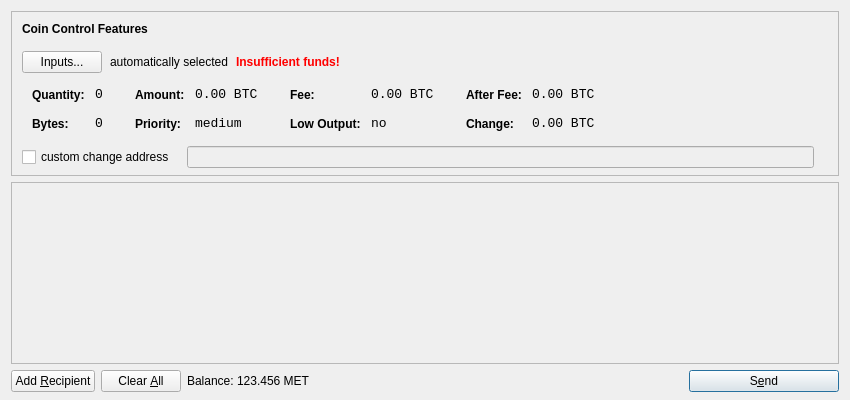
<?xml version="1.0" encoding="UTF-8"?>
<ui version="4.0">
 <class>SendCoinsDialog</class>
 <widget class="QDialog" name="SendCoinsDialog">
  <property name="geometry">
   <rect>
    <x>0</x>
    <y>0</y>
    <width>850</width>
    <height>400</height>
   </rect>
  </property>
  <property name="windowTitle">
   <string>Send Coins</string>
  </property>
  <layout class="QVBoxLayout" name="verticalLayout" stretch="0,1,0">
   <property name="bottomMargin">
    <number>8</number>
   </property>
   <item>
    <widget class="QFrame" name="frameCoinControl">
     <property name="sizePolicy">
      <sizepolicy hsizetype="Expanding" vsizetype="Expanding">
       <horstretch>0</horstretch>
       <verstretch>0</verstretch>
      </sizepolicy>
     </property>
     <property name="maximumSize">
      <size>
       <width>16777215</width>
       <height>16777215</height>
      </size>
     </property>
     <property name="frameShape">
      <enum>QFrame::StyledPanel</enum>
     </property>
     <property name="frameShadow">
      <enum>QFrame::Sunken</enum>
     </property>
     <layout class="QVBoxLayout" name="verticalLayoutCoinControl2">
      <property name="spacing">
       <number>-1</number>
      </property>
      <property name="leftMargin">
       <number>0</number>
      </property>
      <property name="topMargin">
       <number>0</number>
      </property>
      <property name="rightMargin">
       <number>0</number>
      </property>
      <property name="bottomMargin">
       <number>6</number>
      </property>
      <item>
       <layout class="QVBoxLayout" name="verticalLayoutCoinControl" stretch="0,0,0,0,1">
        <property name="spacing">
         <number>0</number>
        </property>
        <property name="leftMargin">
         <number>10</number>
        </property>
        <property name="topMargin">
         <number>10</number>
        </property>
        <item>
         <layout class="QHBoxLayout" name="horizontalLayoutCoinControl1">
          <property name="bottomMargin">
           <number>15</number>
          </property>
          <item>
           <widget class="QLabel" name="labelCoinControlFeatures">
            <property name="sizePolicy">
             <sizepolicy hsizetype="Preferred" vsizetype="Maximum">
              <horstretch>0</horstretch>
              <verstretch>0</verstretch>
             </sizepolicy>
            </property>
            <property name="font">
             <font>
              <weight>75</weight>
              <bold>true</bold>
             </font>
            </property>
            <property name="styleSheet">
             <string notr="true">font-weight:bold;</string>
            </property>
            <property name="text">
             <string>Coin Control Features</string>
            </property>
           </widget>
          </item>
         </layout>
        </item>
        <item>
         <layout class="QHBoxLayout" name="horizontalLayoutCoinControl2" stretch="0,0,0,0">
          <property name="spacing">
           <number>8</number>
          </property>
          <property name="bottomMargin">
           <number>10</number>
          </property>
          <item>
           <widget class="QPushButton" name="pushButtonCoinControl">
            <property name="styleSheet">
             <string notr="true"/>
            </property>
            <property name="text">
             <string>Inputs...</string>
            </property>
           </widget>
          </item>
          <item>
           <widget class="QLabel" name="labelCoinControlAutomaticallySelected">
            <property name="text">
             <string>automatically selected</string>
            </property>
            <property name="margin">
             <number>5</number>
            </property>
           </widget>
          </item>
          <item>
           <widget class="QLabel" name="labelCoinControlInsuffFunds">
            <property name="font">
             <font>
              <weight>75</weight>
              <bold>true</bold>
             </font>
            </property>
            <property name="styleSheet">
             <string notr="true">color:red;font-weight:bold;</string>
            </property>
            <property name="text">
             <string>Insufficient funds!</string>
            </property>
            <property name="margin">
             <number>5</number>
            </property>
           </widget>
          </item>
          <item>
           <spacer name="horizontalSpacerCoinControl">
            <property name="orientation">
             <enum>Qt::Horizontal</enum>
            </property>
            <property name="sizeHint" stdset="0">
             <size>
              <width>40</width>
              <height>1</height>
             </size>
            </property>
           </spacer>
          </item>
         </layout>
        </item>
        <item>
         <widget class="QWidget" name="widgetCoinControl" native="true">
          <property name="sizePolicy">
           <sizepolicy hsizetype="Preferred" vsizetype="Preferred">
            <horstretch>0</horstretch>
            <verstretch>0</verstretch>
           </sizepolicy>
          </property>
          <property name="minimumSize">
           <size>
            <width>0</width>
            <height>0</height>
           </size>
          </property>
          <property name="styleSheet">
           <string notr="true"/>
          </property>
          <layout class="QHBoxLayout" name="horizontalLayoutCoinControl5">
           <property name="margin">
            <number>0</number>
           </property>
           <item>
            <layout class="QHBoxLayout" name="horizontalLayoutCoinControl3" stretch="0,0,0,1">
             <property name="spacing">
              <number>20</number>
             </property>
             <property name="topMargin">
              <number>0</number>
             </property>
             <property name="bottomMargin">
              <number>10</number>
             </property>
             <item>
              <layout class="QFormLayout" name="formLayoutCoinControl1">
               <property name="horizontalSpacing">
                <number>10</number>
               </property>
               <property name="verticalSpacing">
                <number>14</number>
               </property>
               <property name="leftMargin">
                <number>10</number>
               </property>
               <property name="topMargin">
                <number>4</number>
               </property>
               <property name="rightMargin">
                <number>6</number>
               </property>
               <item row="0" column="0">
                <widget class="QLabel" name="labelCoinControlQuantityText">
                 <property name="styleSheet">
                  <string notr="true">font-weight:bold;</string>
                 </property>
                 <property name="text">
                  <string>Quantity:</string>
                 </property>
                 <property name="margin">
                  <number>0</number>
                 </property>
                </widget>
               </item>
               <item row="0" column="1">
                <widget class="QLabel" name="labelCoinControlQuantity">
                 <property name="font">
                  <font>
                   <family>Monospace</family>
                   <pointsize>10</pointsize>
                  </font>
                 </property>
                 <property name="cursor">
                  <cursorShape>IBeamCursor</cursorShape>
                 </property>
                 <property name="contextMenuPolicy">
                  <enum>Qt::ActionsContextMenu</enum>
                 </property>
                 <property name="text">
                  <string notr="true">0</string>
                 </property>
                 <property name="margin">
                  <number>0</number>
                 </property>
                 <property name="textInteractionFlags">
                  <set>Qt::LinksAccessibleByMouse|Qt::TextSelectableByKeyboard|Qt::TextSelectableByMouse</set>
                 </property>
                </widget>
               </item>
               <item row="1" column="0">
                <widget class="QLabel" name="labelCoinControlBytesText">
                 <property name="styleSheet">
                  <string notr="true">font-weight:bold;</string>
                 </property>
                 <property name="text">
                  <string>Bytes:</string>
                 </property>
                </widget>
               </item>
               <item row="1" column="1">
                <widget class="QLabel" name="labelCoinControlBytes">
                 <property name="font">
                  <font>
                   <family>Monospace</family>
                   <pointsize>10</pointsize>
                  </font>
                 </property>
                 <property name="cursor">
                  <cursorShape>IBeamCursor</cursorShape>
                 </property>
                 <property name="contextMenuPolicy">
                  <enum>Qt::ActionsContextMenu</enum>
                 </property>
                 <property name="text">
                  <string notr="true">0</string>
                 </property>
                 <property name="textInteractionFlags">
                  <set>Qt::LinksAccessibleByMouse|Qt::TextSelectableByKeyboard|Qt::TextSelectableByMouse</set>
                 </property>
                </widget>
               </item>
              </layout>
             </item>
             <item>
              <layout class="QFormLayout" name="formLayoutCoinControl2">
               <property name="horizontalSpacing">
                <number>10</number>
               </property>
               <property name="verticalSpacing">
                <number>14</number>
               </property>
               <property name="leftMargin">
                <number>6</number>
               </property>
               <property name="topMargin">
                <number>4</number>
               </property>
               <property name="rightMargin">
                <number>6</number>
               </property>
               <item row="0" column="0">
                <widget class="QLabel" name="labelCoinControlAmountText">
                 <property name="styleSheet">
                  <string notr="true">font-weight:bold;</string>
                 </property>
                 <property name="text">
                  <string>Amount:</string>
                 </property>
                 <property name="margin">
                  <number>0</number>
                 </property>
                </widget>
               </item>
               <item row="0" column="1">
                <widget class="QLabel" name="labelCoinControlAmount">
                 <property name="font">
                  <font>
                   <family>Monospace</family>
                   <pointsize>10</pointsize>
                  </font>
                 </property>
                 <property name="cursor">
                  <cursorShape>IBeamCursor</cursorShape>
                 </property>
                 <property name="contextMenuPolicy">
                  <enum>Qt::ActionsContextMenu</enum>
                 </property>
                 <property name="text">
                  <string notr="true">0.00 BTC</string>
                 </property>
                 <property name="textInteractionFlags">
                  <set>Qt::LinksAccessibleByMouse|Qt::TextSelectableByKeyboard|Qt::TextSelectableByMouse</set>
                 </property>
                </widget>
               </item>
               <item row="1" column="0">
                <widget class="QLabel" name="labelCoinControlPriorityText">
                 <property name="styleSheet">
                  <string notr="true">font-weight:bold;</string>
                 </property>
                 <property name="text">
                  <string>Priority:</string>
                 </property>
                </widget>
               </item>
               <item row="1" column="1">
                <widget class="QLabel" name="labelCoinControlPriority">
                 <property name="font">
                  <font>
                   <family>Monospace</family>
                   <pointsize>10</pointsize>
                  </font>
                 </property>
                 <property name="cursor">
                  <cursorShape>IBeamCursor</cursorShape>
                 </property>
                 <property name="contextMenuPolicy">
                  <enum>Qt::ActionsContextMenu</enum>
                 </property>
                 <property name="text">
                  <string>medium</string>
                 </property>
                 <property name="textInteractionFlags">
                  <set>Qt::LinksAccessibleByMouse|Qt::TextSelectableByKeyboard|Qt::TextSelectableByMouse</set>
                 </property>
                </widget>
               </item>
              </layout>
             </item>
             <item>
              <layout class="QFormLayout" name="formLayoutCoinControl3">
               <property name="horizontalSpacing">
                <number>10</number>
               </property>
               <property name="verticalSpacing">
                <number>14</number>
               </property>
               <property name="leftMargin">
                <number>6</number>
               </property>
               <property name="topMargin">
                <number>4</number>
               </property>
               <property name="rightMargin">
                <number>6</number>
               </property>
               <item row="0" column="0">
                <widget class="QLabel" name="labelCoinControlFeeText">
                 <property name="styleSheet">
                  <string notr="true">font-weight:bold;</string>
                 </property>
                 <property name="text">
                  <string>Fee:</string>
                 </property>
                 <property name="margin">
                  <number>0</number>
                 </property>
                </widget>
               </item>
               <item row="0" column="1">
                <widget class="QLabel" name="labelCoinControlFee">
                 <property name="font">
                  <font>
                   <family>Monospace</family>
                   <pointsize>10</pointsize>
                  </font>
                 </property>
                 <property name="cursor">
                  <cursorShape>IBeamCursor</cursorShape>
                 </property>
                 <property name="contextMenuPolicy">
                  <enum>Qt::ActionsContextMenu</enum>
                 </property>
                 <property name="text">
                  <string notr="true">0.00 BTC</string>
                 </property>
                 <property name="textInteractionFlags">
                  <set>Qt::LinksAccessibleByMouse|Qt::TextSelectableByKeyboard|Qt::TextSelectableByMouse</set>
                 </property>
                </widget>
               </item>
               <item row="1" column="0">
                <widget class="QLabel" name="labelCoinControlLowOutputText">
                 <property name="styleSheet">
                  <string notr="true">font-weight:bold;</string>
                 </property>
                 <property name="text">
                  <string>Low Output:</string>
                 </property>
                </widget>
               </item>
               <item row="1" column="1">
                <widget class="QLabel" name="labelCoinControlLowOutput">
                 <property name="font">
                  <font>
                   <family>Monospace</family>
                   <pointsize>10</pointsize>
                  </font>
                 </property>
                 <property name="cursor">
                  <cursorShape>IBeamCursor</cursorShape>
                 </property>
                 <property name="contextMenuPolicy">
                  <enum>Qt::ActionsContextMenu</enum>
                 </property>
                 <property name="text">
                  <string>no</string>
                 </property>
                 <property name="textInteractionFlags">
                  <set>Qt::LinksAccessibleByMouse|Qt::TextSelectableByKeyboard|Qt::TextSelectableByMouse</set>
                 </property>
                </widget>
               </item>
              </layout>
             </item>
             <item>
              <layout class="QFormLayout" name="formLayoutCoinControl4">
               <property name="horizontalSpacing">
                <number>10</number>
               </property>
               <property name="verticalSpacing">
                <number>14</number>
               </property>
               <property name="leftMargin">
                <number>6</number>
               </property>
               <property name="topMargin">
                <number>4</number>
               </property>
               <property name="rightMargin">
                <number>6</number>
               </property>
               <item row="0" column="0">
                <widget class="QLabel" name="labelCoinControlAfterFeeText">
                 <property name="styleSheet">
                  <string notr="true">font-weight:bold;</string>
                 </property>
                 <property name="text">
                  <string>After Fee:</string>
                 </property>
                 <property name="margin">
                  <number>0</number>
                 </property>
                </widget>
               </item>
               <item row="0" column="1">
                <widget class="QLabel" name="labelCoinControlAfterFee">
                 <property name="font">
                  <font>
                   <family>Monospace</family>
                   <pointsize>10</pointsize>
                  </font>
                 </property>
                 <property name="cursor">
                  <cursorShape>IBeamCursor</cursorShape>
                 </property>
                 <property name="contextMenuPolicy">
                  <enum>Qt::ActionsContextMenu</enum>
                 </property>
                 <property name="text">
                  <string notr="true">0.00 BTC</string>
                 </property>
                 <property name="textInteractionFlags">
                  <set>Qt::LinksAccessibleByMouse|Qt::TextSelectableByKeyboard|Qt::TextSelectableByMouse</set>
                 </property>
                </widget>
               </item>
               <item row="1" column="0">
                <widget class="QLabel" name="labelCoinControlChangeText">
                 <property name="styleSheet">
                  <string notr="true">font-weight:bold;</string>
                 </property>
                 <property name="text">
                  <string>Change:</string>
                 </property>
                </widget>
               </item>
               <item row="1" column="1">
                <widget class="QLabel" name="labelCoinControlChange">
                 <property name="font">
                  <font>
                   <family>Monospace</family>
                   <pointsize>10</pointsize>
                  </font>
                 </property>
                 <property name="cursor">
                  <cursorShape>IBeamCursor</cursorShape>
                 </property>
                 <property name="contextMenuPolicy">
                  <enum>Qt::ActionsContextMenu</enum>
                 </property>
                 <property name="text">
                  <string notr="true">0.00 BTC</string>
                 </property>
                 <property name="textInteractionFlags">
                  <set>Qt::LinksAccessibleByMouse|Qt::TextSelectableByKeyboard|Qt::TextSelectableByMouse</set>
                 </property>
                </widget>
               </item>
              </layout>
             </item>
            </layout>
           </item>
          </layout>
         </widget>
        </item>
        <item>
         <layout class="QHBoxLayout" name="horizontalLayoutCoinControl4" stretch="0,0,0">
          <property name="spacing">
           <number>12</number>
          </property>
          <property name="sizeConstraint">
           <enum>QLayout::SetDefaultConstraint</enum>
          </property>
          <property name="topMargin">
           <number>5</number>
          </property>
          <property name="rightMargin">
           <number>5</number>
          </property>
          <item>
           <widget class="QCheckBox" name="checkBoxCoinControlChange">
            <property name="text">
             <string>custom change address</string>
            </property>
           </widget>
          </item>
          <item>
           <widget class="QLineEdit" name="lineEditCoinControlChange">
            <property name="enabled">
             <bool>false</bool>
            </property>
            <property name="sizePolicy">
             <sizepolicy hsizetype="Expanding" vsizetype="Fixed">
              <horstretch>0</horstretch>
              <verstretch>0</verstretch>
             </sizepolicy>
            </property>
           </widget>
          </item>
          <item>
           <widget class="QLabel" name="labelCoinControlChangeLabel">
            <property name="sizePolicy">
             <sizepolicy hsizetype="Preferred" vsizetype="Expanding">
              <horstretch>0</horstretch>
              <verstretch>0</verstretch>
             </sizepolicy>
            </property>
            <property name="minimumSize">
             <size>
              <width>0</width>
              <height>0</height>
             </size>
            </property>
            <property name="text">
             <string/>
            </property>
            <property name="margin">
             <number>3</number>
            </property>
           </widget>
          </item>
         </layout>
        </item>
        <item>
         <spacer name="verticalSpacerCoinControl">
          <property name="orientation">
           <enum>Qt::Vertical</enum>
          </property>
          <property name="sizeHint" stdset="0">
           <size>
            <width>800</width>
            <height>1</height>
           </size>
          </property>
         </spacer>
        </item>
       </layout>
      </item>
     </layout>
    </widget>
   </item>
   <item>
    <widget class="QScrollArea" name="scrollArea">
     <property name="widgetResizable">
      <bool>true</bool>
     </property>
     <widget class="QWidget" name="scrollAreaWidgetContents">
      <property name="geometry">
       <rect>
        <x>0</x>
        <y>0</y>
        <width>830</width>
        <height>165</height>
       </rect>
      </property>
      <layout class="QVBoxLayout" name="verticalLayout_2">
       <property name="margin">
        <number>0</number>
       </property>
       <item>
        <layout class="QVBoxLayout" name="entries">
         <property name="spacing">
          <number>6</number>
         </property>
        </layout>
       </item>
       <item>
        <spacer name="verticalSpacer">
         <property name="orientation">
          <enum>Qt::Vertical</enum>
         </property>
         <property name="sizeHint" stdset="0">
          <size>
           <width>20</width>
           <height>40</height>
          </size>
         </property>
        </spacer>
       </item>
      </layout>
     </widget>
    </widget>
   </item>
   <item>
    <layout class="QHBoxLayout" name="horizontalLayout">
     <item>
      <widget class="QPushButton" name="addButton">
       <property name="toolTip">
        <string>Send to multiple recipients at once</string>
       </property>
       <property name="text">
        <string>Add &amp;Recipient</string>
       </property>
       <property name="icon">
        <iconset resource="../bitcoin.qrc">
         <normaloff>:/icons/add</normaloff>:/icons/add</iconset>
       </property>
       <property name="autoDefault">
        <bool>false</bool>
       </property>
      </widget>
     </item>
     <item>
      <widget class="QPushButton" name="clearButton">
       <property name="sizePolicy">
        <sizepolicy hsizetype="Minimum" vsizetype="Fixed">
         <horstretch>0</horstretch>
         <verstretch>0</verstretch>
        </sizepolicy>
       </property>
       <property name="toolTip">
        <string>Remove all transaction fields</string>
       </property>
       <property name="text">
        <string>Clear &amp;All</string>
       </property>
       <property name="icon">
        <iconset resource="../bitcoin.qrc">
         <normaloff>:/icons/remove</normaloff>:/icons/remove</iconset>
       </property>
       <property name="autoRepeatDelay">
        <number>300</number>
       </property>
       <property name="autoDefault">
        <bool>false</bool>
       </property>
      </widget>
     </item>
     <item>
      <layout class="QHBoxLayout" name="horizontalLayout_2">
       <property name="spacing">
        <number>3</number>
       </property>
       <item>
        <widget class="QLabel" name="label">
         <property name="text">
          <string>Balance:</string>
         </property>
        </widget>
       </item>
       <item>
        <widget class="QLabel" name="labelBalance">
         <property name="cursor">
          <cursorShape>IBeamCursor</cursorShape>
         </property>
         <property name="text">
          <string>123.456 MET</string>
         </property>
         <property name="textInteractionFlags">
          <set>Qt::LinksAccessibleByMouse|Qt::TextSelectableByKeyboard|Qt::TextSelectableByMouse</set>
         </property>
        </widget>
       </item>
      </layout>
     </item>
     <item>
      <spacer name="horizontalSpacer">
       <property name="orientation">
        <enum>Qt::Horizontal</enum>
       </property>
       <property name="sizeHint" stdset="0">
        <size>
         <width>40</width>
         <height>20</height>
        </size>
       </property>
      </spacer>
     </item>
     <item>
      <widget class="QPushButton" name="sendButton">
       <property name="minimumSize">
        <size>
         <width>150</width>
         <height>0</height>
        </size>
       </property>
       <property name="toolTip">
        <string>Confirm the send action</string>
       </property>
       <property name="text">
        <string>S&amp;end</string>
       </property>
       <property name="icon">
        <iconset resource="../bitcoin.qrc">
         <normaloff>:/icons/send</normaloff>:/icons/send</iconset>
       </property>
       <property name="default">
        <bool>true</bool>
       </property>
      </widget>
     </item>
    </layout>
   </item>
  </layout>
 </widget>
 <resources>
  <include location="../bitcoin.qrc"/>
 </resources>
 <connections/>
</ui>
